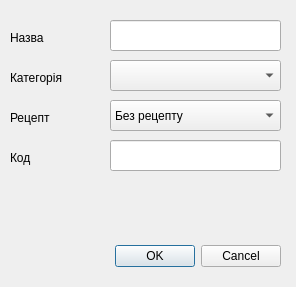
<?xml version="1.0" encoding="UTF-8"?>
<ui version="4.0">
 <class>Dialog</class>
 <widget class="QDialog" name="Dialog">
  <property name="geometry">
   <rect>
    <x>0</x>
    <y>0</y>
    <width>296</width>
    <height>287</height>
   </rect>
  </property>
  <property name="windowTitle">
   <string>Додавання препарату</string>
  </property>
  <widget class="QDialogButtonBox" name="buttonBox">
   <property name="geometry">
    <rect>
     <x>30</x>
     <y>240</y>
     <width>251</width>
     <height>32</height>
    </rect>
   </property>
   <property name="orientation">
    <enum>Qt::Horizontal</enum>
   </property>
   <property name="standardButtons">
    <set>QDialogButtonBox::Cancel|QDialogButtonBox::Ok</set>
   </property>
  </widget>
  <widget class="QLineEdit" name="lineEdit">
   <property name="geometry">
    <rect>
     <x>110</x>
     <y>20</y>
     <width>171</width>
     <height>31</height>
    </rect>
   </property>
  </widget>
  <widget class="QLabel" name="label">
   <property name="geometry">
    <rect>
     <x>10</x>
     <y>30</y>
     <width>59</width>
     <height>15</height>
    </rect>
   </property>
   <property name="text">
    <string>Назва</string>
   </property>
  </widget>
  <widget class="QLabel" name="label_2">
   <property name="geometry">
    <rect>
     <x>10</x>
     <y>70</y>
     <width>71</width>
     <height>16</height>
    </rect>
   </property>
   <property name="text">
    <string>Категорія</string>
   </property>
  </widget>
  <widget class="QLabel" name="label_3">
   <property name="geometry">
    <rect>
     <x>10</x>
     <y>110</y>
     <width>59</width>
     <height>15</height>
    </rect>
   </property>
   <property name="text">
    <string>Рецепт</string>
   </property>
  </widget>
  <widget class="QComboBox" name="comboBox">
   <property name="geometry">
    <rect>
     <x>110</x>
     <y>60</y>
     <width>171</width>
     <height>31</height>
    </rect>
   </property>
  </widget>
  <widget class="QComboBox" name="comboBox_2">
   <property name="geometry">
    <rect>
     <x>110</x>
     <y>100</y>
     <width>171</width>
     <height>31</height>
    </rect>
   </property>
   <item>
    <property name="text">
     <string>Без рецепту</string>
    </property>
   </item>
   <item>
    <property name="text">
     <string>З рецептом</string>
    </property>
   </item>
  </widget>
  <widget class="QLineEdit" name="lineEdit_2">
   <property name="geometry">
    <rect>
     <x>110</x>
     <y>140</y>
     <width>171</width>
     <height>31</height>
    </rect>
   </property>
  </widget>
  <widget class="QLabel" name="label_4">
   <property name="geometry">
    <rect>
     <x>10</x>
     <y>150</y>
     <width>59</width>
     <height>15</height>
    </rect>
   </property>
   <property name="text">
    <string>Код</string>
   </property>
  </widget>
 </widget>
 <resources/>
 <connections>
  <connection>
   <sender>buttonBox</sender>
   <signal>accepted()</signal>
   <receiver>Dialog</receiver>
   <slot>accept()</slot>
   <hints>
    <hint type="sourcelabel">
     <x>248</x>
     <y>254</y>
    </hint>
    <hint type="destinationlabel">
     <x>157</x>
     <y>274</y>
    </hint>
   </hints>
  </connection>
  <connection>
   <sender>buttonBox</sender>
   <signal>rejected()</signal>
   <receiver>Dialog</receiver>
   <slot>reject()</slot>
   <hints>
    <hint type="sourcelabel">
     <x>316</x>
     <y>260</y>
    </hint>
    <hint type="destinationlabel">
     <x>286</x>
     <y>274</y>
    </hint>
   </hints>
  </connection>
 </connections>
</ui>
